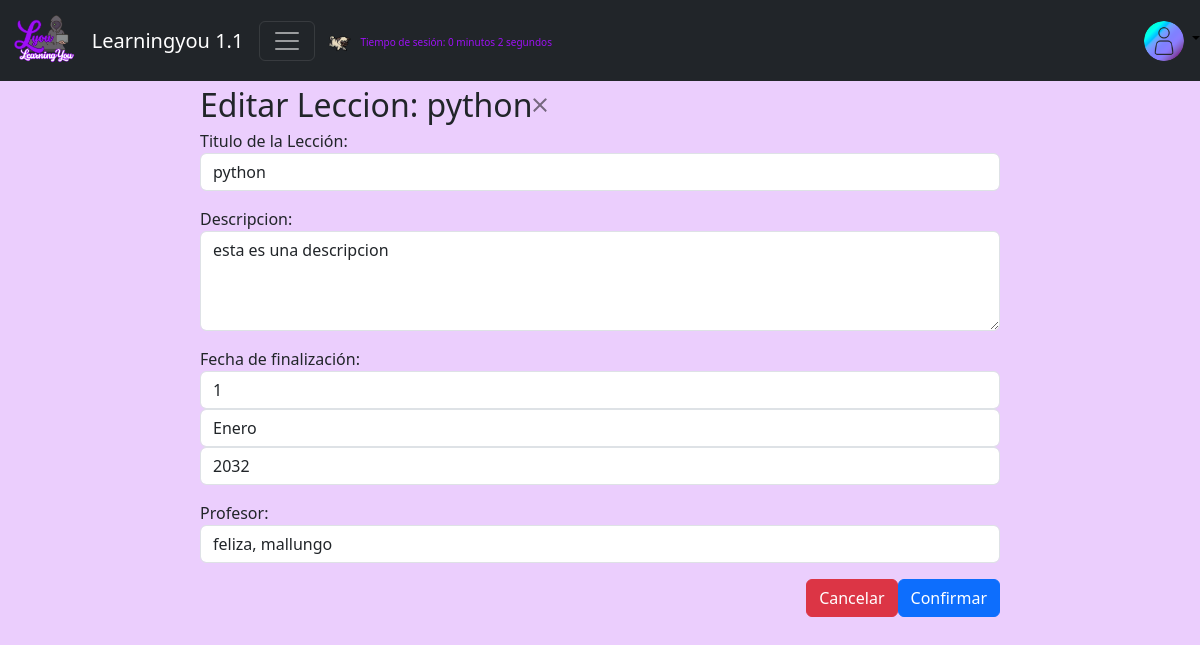
Screenshot of /cohorte/editar_leccion/1/ (signed in) with the database file from the repository.
### apps/cohorte/models.py (models this page shows, shortened)
class Leccion(models.Model):
    id = models.AutoField(primary_key=True)
    titulo = models.CharField('Titulo de la Lección',max_length=200, blank=False, null=False)
    descripcion = models.CharField('Descripcion',max_length=300, blank=False, null=False)
    fecha_inicio = models.DateField('fecha de inicio', auto_now=True, auto_now_add=False)
    fecha_fin  = models.DateField('Fecha de finalización', blank=False, null=False)
    estado = models.BooleanField("Estado", default = True)
    profesor = models.ForeignKey(Usuario, on_delete=models.CASCADE, related_name='lecciones')
    class Meta:
        verbose_name = 'Leccion'
        verbose_name_plural = 'Lecciones'
        ordering = ['-id']

### apps/cohorte/views.py (the view)
# urls.py: path('editar_leccion/<int:pk>/', login_required(ActualizarLeccion.as_view()), name='editar_leccion'),
class ActualizarLeccion(UpdateView): #Editar en el front
    model = Leccion
    form_class = LeccionForm
    template_name = "cohorte/leccion/leccion.html"
    success_url = reverse_lazy('cohorte:listar_leccion')
    def get_context_data(self, **kwargs): #para enviar datos con el metodo post
        context = super().get_context_data(**kwargs)
        context['lecciones'] = self.form_class
        return context

### apps/cohorte/forms.py (shortened to what this page needs)
class LeccionForm(forms.ModelForm):
    def __init__(self, *args, **kwargs):
        super(LeccionForm, self).__init__(*args, **kwargs)
        self.fields['profesor'].queryset = Usuario.objects.filter(rol__rol='profesor')
    class Meta:
        model = Leccion
        fields = ['titulo','descripcion','fecha_fin','profesor']
        labels = {
            'titulo': 'Titulo de la Lección',
            'descripcion': 'Descripcion',
            'fecha_fin': 'Fecha de finalización',
            'profesor': 'Profesor'
        }
        widgets = {
            'titulo': forms.TextInput(attrs={'class':'form-control','placeholder':'Indique el titulo de la leccion'}),
            'descripcion': forms.Textarea(attrs={'class':'form-control','placeholder':'Indique una breve descripcion de la leccion','style': 'height: 100px;'}),
            'fecha_fin': forms.SelectDateWidget(attrs={'class':'form-control'}),
            'profesor': forms.Select(attrs={'class':'form-control'}),
        }

### apps/usuario/models.py (called while the page is built)
    def __str__(self):
        return self.rol

    def __str__ (self):
        return f'{self.nombres}, {self.apellidos}'

    @property
    def is_staff(self):
        return self.usuario_administrador

### templates/cohorte/leccion/leccion.html (shortened to what this page needs)
{% extends "index.html" %}
{% block body %}
{% if form.errors %}
<main class="container py-2">
    <div class="alert alert-danger container mt-2">
        <strong>Error de edicion:</strong> Por favor, corrija los errores debajo.
    </div>
    <div class="card card-body bg-light">
        <h2 class="card-title">Edicion de Leccion</h2>
        <div class="card-body">
            <form action="{% url 'cohorte:editar_leccion' object.id %}" method="POST">
                {% csrf_token %}
                {{ form.as_p }}
                <div class="card-footer text-center">
                    <a class="btn btn-danger" href="{% url 'cohorte:listar_leccion' %}">Cancelar</a>
                    <button class="btn btn-primary" type="submit">Confirmar</button>
                </div>
            </form>
        </div>
    </div>
</main>
{% else %}
<div class="modal-dialog modal-lg" role="document">
    <div class="modal-content">
        <div class="modal-header">
            <h2 class="modal-title">Editar Leccion: {{object.titulo}}</h2>
            <button type="button" class="btn-close" data-bs-dismiss="modal" aria-label="Close"></button>
        </div>
        <form action="{% url 'cohorte:editar_leccion' object.id %}" method="POST">
            <div class="modal-body">
                {{form.as_p}}
            </div>
            <div class="modal-footer">
                <button class="btn btn-danger" type="button" data-bs-dismiss="modal">Cancelar</button>
                <button class="btn btn-primary" type="submit">Confirmar</button>
            </div>
        </form>
    </div>
</div>
{% endif %}
{% endblock body %}

### static/css/styles.css (style rules this page uses)
.background-image { background-size: cover; background-position: center; background-repeat: no-repeat; }

### rows the page displays
Leccion: titulo "python", descripcion "esta es una descripcion", profesor "feliza, mallungo"
